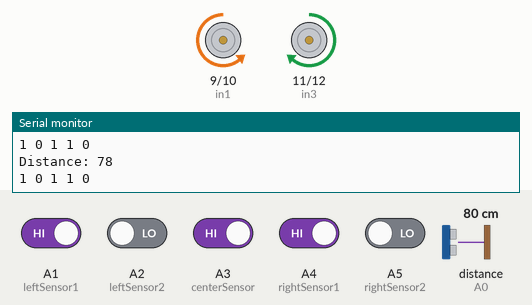
Recording of a sketch running on a simulated Arduino Uno, built with avr-gcc and run on an emulated ATmega328P. Shown: motor-driver pin pairs drawn as motors (green arrow = first pin HIGH = forward, orange = second pin HIGH = backward, longer = more drive, scaled by the enable pin), the last lines printed to the serial monitor. Wiring (inferred from the names in the program): ultrasonic range finder: trigger pin 8; echo A0. The inputs (shaded band) are chosen by the test bench; at power-on: A1 (leftSensor1), A3 (centerSensor), A4 (rightSensor1) HIGH, A2 (leftSensor2), A5 (rightSensor2) LOW, distance to the obstacle (sensor on A0) 80 cm. The echo pulse lasts 58.3 µs per cm.

Above: at 1.2 s.
1.3 s: A2 (leftSensor2) driven HIGH
At 1.8 s:
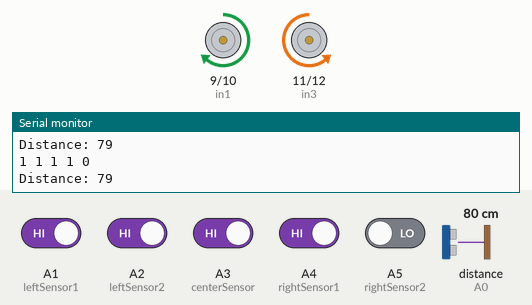
2.8 s: A5 (rightSensor2) driven HIGH
At 3.3 s:
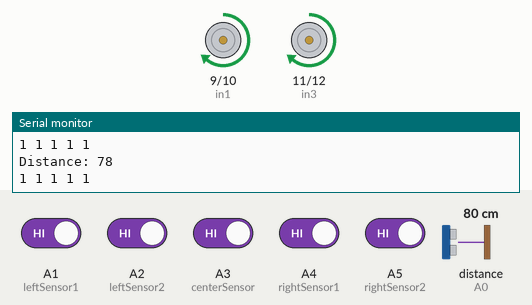
7.3 s: A1 (leftSensor1) driven LOW
At 7.8 s:
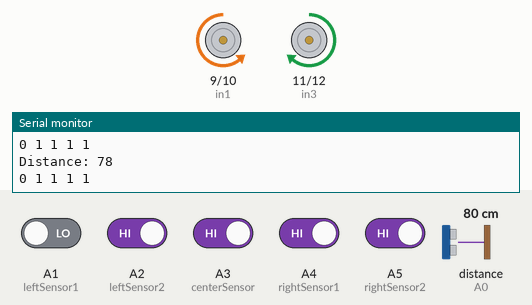
8.8 s: A1 (leftSensor1) driven HIGH
At 9.2 s:
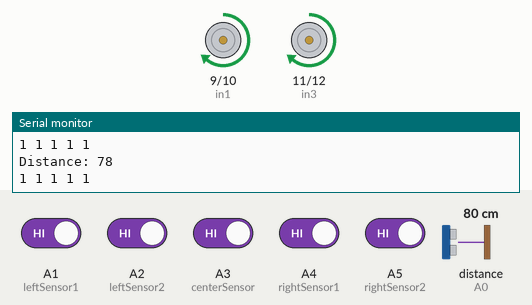
Timing chart, 0 to 11.3 s (numbered marks = the images above; inputs shaded):
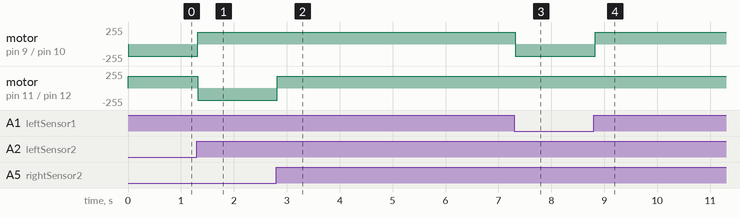

The sketch:

speed_control.ino
```cpp
int ENA = 5;
int ENB = 6;

int in1 = 9 ;
int in2 = 10;
int in3 = 11;
int in4 = 12;


int echoPin = A0;
int trigPin = 8;

int leftSensor1 = A1;
int leftSensor2 = A2;
int centerSensor = A3;
int rightSensor1 = A4;
int rightSensor2 = A5;


long duration;
int distance;


int speedLeft = 180;
int speedRight = 180;

void setup() {
  pinMode(ENA, OUTPUT);
  pinMode(ENB, OUTPUT);

  pinMode(in1, OUTPUT);
  pinMode(in2, OUTPUT);
  pinMode(in3, OUTPUT);
  pinMode(in4, OUTPUT);

  pinMode(trigPin, OUTPUT);
  pinMode(echoPin, INPUT);

  pinMode(leftSensor1, INPUT);
  pinMode(leftSensor2, INPUT);
  pinMode(centerSensor, INPUT);
  pinMode(rightSensor1, INPUT);
  pinMode(rightSensor2, INPUT);

  Serial.begin(9600);
}

void forward() {
  analogWrite(ENA, speedLeft);
  analogWrite(ENB, speedRight);

  digitalWrite(in1, LOW);
  digitalWrite(in2, HIGH);

  digitalWrite(in3, LOW);
  digitalWrite(in4, HIGH);
}

void backward() {
  analogWrite(ENA, speedLeft);
  analogWrite(ENB, speedRight);

  digitalWrite(in1, HIGH);
  digitalWrite(in2, LOW);

  digitalWrite(in3, HIGH);
  digitalWrite(in4, LOW);
}

void left() {
  analogWrite(ENA, speedLeft);
  analogWrite(ENB, speedRight);

  digitalWrite(in1, LOW);
  digitalWrite(in2, HIGH);

  digitalWrite(in3, HIGH);
  digitalWrite(in4, LOW);
}

void right() {
  analogWrite(ENA, speedLeft);
  analogWrite(ENB, speedRight);

  digitalWrite(in1, HIGH);
  digitalWrite(in2, LOW);

  digitalWrite(in3, LOW);
  digitalWrite(in4, HIGH);
}

void stopCar() {
  analogWrite(ENA, 0);
  analogWrite(ENB, 0);
  digitalWrite(in1, LOW);
  digitalWrite(in2, LOW);

  digitalWrite(in3, LOW);
  digitalWrite(in4, LOW);
}


int getDistance() {
  digitalWrite(trigPin, LOW);
  delayMicroseconds(2);

  digitalWrite(trigPin, HIGH);
  delayMicroseconds(10);

  digitalWrite(trigPin, LOW);

  duration = pulseIn(echoPin, HIGH, 30000);
  int dist = duration * 0.034 / 2;

  if (dist == 0) dist = 400;
  return dist;
}


void followLine() {
  int L1 = digitalRead(leftSensor1);
  int L2 = digitalRead(leftSensor2);
  int C = digitalRead(centerSensor);
  int R1 = digitalRead(rightSensor1);
  int R2 = digitalRead(rightSensor2);

  Serial.print(L1);
  Serial.print(" ");
  Serial.print(L2);
  Serial.print(" ");
  Serial.print(C);
  Serial.print(" ");
  Serial.print(R1);
  Serial.print(" ");
  Serial.println(R2);


  if (C == LOW && L1 == HIGH && L2 == HIGH && R1 == HIGH && R2 == HIGH) {
    backward();
    return;
  }

  if (C == HIGH && L1 == HIGH && L2 == HIGH && R1 == HIGH && R2 == HIGH) {
    backward();
    return;
  }
  if (L1 == LOW || L2 == LOW) {
    left();
    return;
  }


  if (R1 == LOW || R2 == LOW) {
    right();
    return;
  }
}


void loop() {

  int dist = getDistance();

  Serial.print("Distance: ");
  Serial.println(dist);


  followLine();
}
```

Measured:
- after the input at 1.3 s, motor on pin 9 (in1) / pin 10 (in2): backward 180/255 → forward 180/255 at once; motor on pin 11 (in3) / pin 12 (in4): forward 180/255 → backward 180/255 at once
- after the input at 2.8 s, motor on pin 11 (in3) / pin 12 (in4): backward 180/255 → forward 180/255 at once
- after the input at 7.3 s, motor on pin 9 (in1) / pin 10 (in2): forward 180/255 → backward 180/255 at once
- after the input at 8.8 s, motor on pin 9 (in1) / pin 10 (in2): backward 180/255 → forward 180/255 at once
